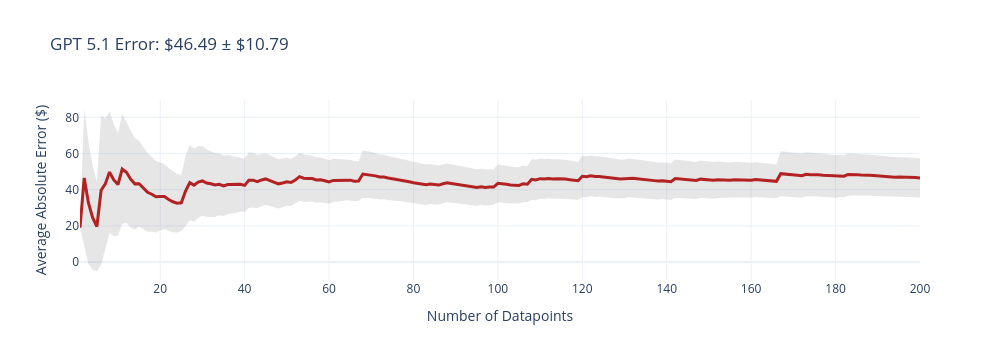
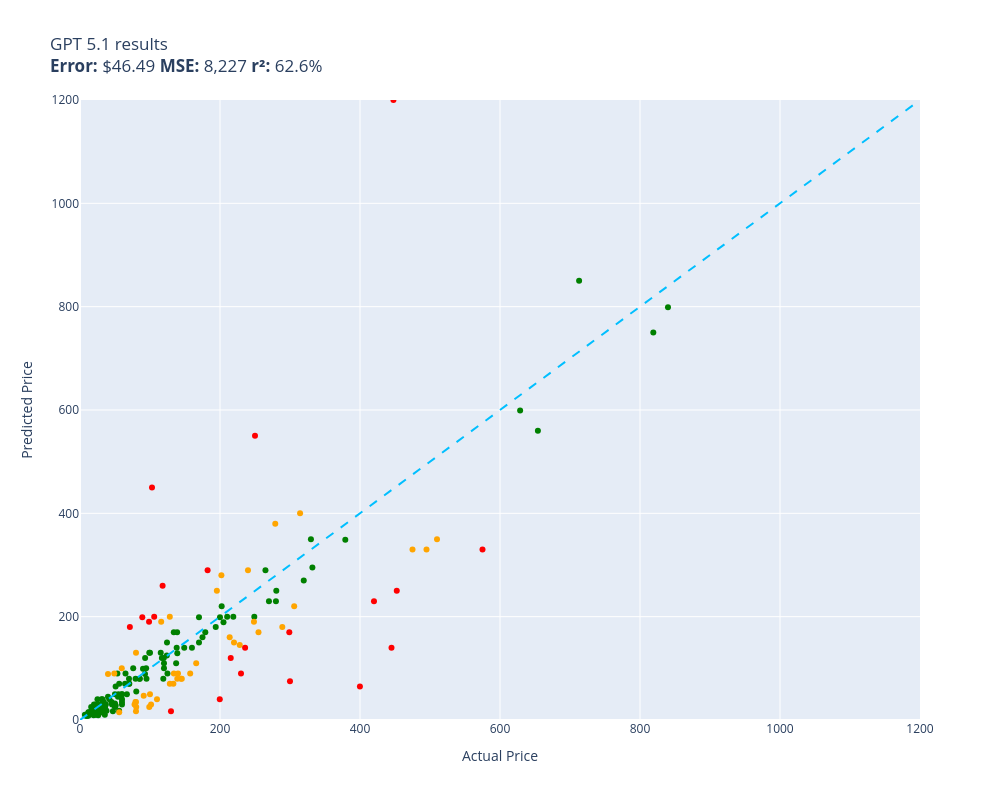

The cell these charts' notebook holds for them, in order:
### Code cell
evaluate(gpt_5__1, test)

### Figure 1 — Plotly figure (JSON) as saved in the notebook; plotly's stock layout.template omitted (floating-point values rounded to 4 significant figures; data arrays with more than 128 entries replaced by an {"elided": "..."} marker saying what was removed)
{"data": [{"fill": "toself", "fillcolor": "rgba(128,128,128,0.2)", "hoverinfo": "skip", "line": {"color": "rgba(255,255,255,0)"}, "name": "95% CI", "showlegend": false, "type": "scatter", "x": {"elided": "400 int values"}, "y": {"elided": "400 float values"}}, {"customdata": {"elided": "200x1 float values"}, "hovertemplate": "n=%{x}<br>Avg Error=$%{y:,.2f}<br>±95% CI=$%{customdata[0]:,.2f}<extra></extra>", "line": {"color": "firebrick", "width": 3}, "mode": "lines", "name": "Cumulative Avg Error", "type": "scatter", "x": {"elided": "200 int values"}, "y": {"elided": "200 float values"}}], "layout": {"height": 360, "showlegend": false, "title": {"text": "GPT 5.1 Error: $46.49 ± $10.79"}, "width": 1000, "xaxis": {"title": {"text": "Number of Datapoints"}}, "yaxis": {"title": {"text": "Average Absolute Error ($)"}}}}

### Figure 2 — Plotly figure (JSON) as saved in the notebook; plotly's stock layout.template omitted (floating-point values rounded to 4 significant figures; data arrays with more than 128 entries replaced by an {"elided": "..."} marker saying what was removed)
{"data": [{"customdata": {"elided": "138x1 str values"}, "hovertemplate": "%{customdata[0]}<extra></extra>", "legendgroup": "green", "marker": {"color": "green", "size": 6, "symbol": "circle"}, "mode": "markers", "name": "green", "orientation": "v", "showlegend": true, "type": "scatter", "x": {"elided": "138 float values"}, "xaxis": "x", "y": {"elided": "138 float values"}, "yaxis": "y"}, {"customdata": [["telpo Headlight Assembly Fit For 15 Camr...\nGuess=$189.99 Actual=$115.99"], ["SuppliesOutlet Compatible Toner Cartridg...\nGuess=$79.99 Actual=$144.29"], ["Panasonic KX-TG6511B DECT 6.0 PLUS Expan...\nGuess=$34.99 Actual=$79.20"], ["Mini PC, Kinupute Desktop Computer E3-12...\nGuess=$329.99 Actual=$495.00"], ["Clementoni 39132.5 Jigsaw Puzzle 1,000 P...\nGuess=$16.99 Actual=$79.95"], ["KOMPUTERBAY 4GB 2X 2GB DDR2 1066MHz PC2-...\nGuess=$24.99 Actual=$80.34"], ["Evergreen HSHB2005 Cylinder Head Gasket ...\nGuess=$99.99 Actual=$59.69"], ["Travelpro Platinum Elite Slim Business L...\nGuess=$159.99 Actual=$213.83"], ["15\" Locking Shower Head Extension Arm in...\nGuess=$34.99 Actual=$79.95"], ["Tidal Front + Rear Fender Flares 4PC Poc...\nGuess=$169.99 Actual=$254.99"], ["Dakota Alert MURS Alert Probe Sensor - M...\nGuess=$149.99 Actual=$219.99"], ["Wenger City Upgrade Laptop Backpack with...\nGuess=$79.99 Actual=$145.42"], ["AUTOFREE LED Tail Lights Assembly Compat...\nGuess=$279.99 Actual=$201.99"], ["KOHLER 18865-CP Filtered Water Faucet, P...\nGuess=$329.99 Actual=$475.00"], ["Diversitech WG840585 Motor, (Ddb) 1/3Hp,...\nGuess=$89.99 Actual=$134.12"], ["MC: Pindicator (Dual Intensity Amber)\nGuess=$89.00 Actual=$40.00"], ["Webcem Solar Shed Light Outdoor Indoor, ...\nGuess=$29.99 Actual=$77.96"], ["Festool 492370 Platin 2 S1000 Grit 6-Inc...\nGuess=$47.00 Actual=$91.00"], ["Western Digital Enterprise RE4-GP 2TB SA...\nGuess=$40.00 Actual=$109.95"], ["VLAND LED Smoked Taillights Compatible F...\nGuess=$289.99 Actual=$239.99"], ["Marvel Legends Series X-Men 6-Inch Archa...\nGuess=$24.99 Actual=$98.95"], ["Kingston Brass KS269SN Kingston Clawfoot...\nGuess=$219.99 Actual=$305.99"], ["Pioneer 2AM401-BN Two Handle Kitchen Fau...\nGuess=$145.00 Actual=$228.22"], ["Grey Pneumatic 1311SD Impact Socket Set\nGuess=$89.99 Actual=$157.43"], ["AC Compressor & A/C Kit For BMW 335i 335...\nGuess=$399.99 Actual=$314.41"], ["DuraGo 29515020 Front Hub Assembly\nGuess=$70.00 Actual=$128.34"], ["MXR Carbon Copy Deluxe Analog Delay Guit...\nGuess=$249.99 Actual=$195.50"], ["Cardone 84-58642 New HEI Electronic Dist...\nGuess=$110.00 Actual=$165.99"], ["New Replacement seat cover fits Yamaha M...\nGuess=$79.99 Actual=$138.95"], ["ROHL WSGUM3018WH Wire Sink Grids, White\nGuess=$200.00 Actual=$128.28"], ["Competition Clutch Disc and Pressure Pla...\nGuess=$349.99 Actual=$510.00"], ["StonKraft Brass Chess Board Game Set wit...\nGuess=$89.99 Actual=$140.00"], ["VIPMOTOZ Sequential Turn Signal Premium ...\nGuess=$379.99 Actual=$278.94"], ["A-Premium Front Suspension Steering Knuc...\nGuess=$89.99 Actual=$48.99"], ["OEM Samsung Remote Control Shipped with ...\nGuess=$14.99 Actual=$56.00"], ["Audio Techinca ATW-T1002 System 10 Handh...\nGuess=$180.00 Actual=$289.00"], ["DuraGo BR5330 Front Vented Disc Brake Ro...\nGuess=$29.99 Actual=$101.51"], ["PowerSport Front Rear Brakes and Rotors ...\nGuess=$189.99 Actual=$248.51"], ["Targus CityGear Durable Backpack, Black,...\nGuess=$69.99 Actual=$133.43"], ["Fitness Center Gym Room Weight Train Dua...\nGuess=$49.99 Actual=$99.99"], ["MonMount Triple Monitor Stand Freestandi...\nGuess=$129.99 Actual=$79.99"]], "hovertemplate": "%{customdata[0]}<extra></extra>", "legendgroup": "orange", "marker": {"color": "orange", "size": 6, "symbol": "circle"}, "mode": "markers", "name": "orange", "orientation": "v", "showlegend": true, "type": "scatter", "x": [116.0, 144.3, 79.2, 495.0, 79.95, 80.34, 59.69, 213.8, 79.95, 255.0, 220.0, 145.4, 202.0, 475.0, 134.1, 40.0, 77.96, 91.0, 110.0, 240.0, 98.95, 306.0, 228.2, 157.4, 314.4, 128.3, 195.5, 166.0, 138.9, 128.3, 510.0, 140.0, 278.9, 48.99, 56.0, 289.0, 101.5, 248.5, 133.4, 99.99, 79.99], "xaxis": "x", "y": [190.0, 79.99, 34.99, 330.0, 16.99, 24.99, 99.99, 160.0, 34.99, 170.0, 150.0, 79.99, 280.0, 330.0, 89.99, 89.0, 29.99, 47.0, 40.0, 290.0, 24.99, 220.0, 145.0, 89.99, 400.0, 70.0, 250.0, 110.0, 79.99, 200.0, 350.0, 89.99, 380.0, 89.99, 14.99, 180.0, 29.99, 190.0, 69.99, 49.99, 130.0], "yaxis": "y"}, {"customdata": [["RBC12-UPC Replacement Battery Cartridge ...\nGuess=$89.95 Actual=$229.99"], ["ACDelco GM Original Equipment FW339 Fron...\nGuess=$120.00 Actual=$215.33"], ["DEWALT 20V MAX* XR Impact Driver with Bl...\nGuess=$249.99 Actual=$452.53"], ["Aolemi Oil Rubbed Bronze Single Function...\nGuess=$189.99 Actual=$98.65"], ["JRready ST6313 DT Deutsch Connector Kit,...\nGuess=$39.99 Actual=$199.68"], ["3D Tree Hole Branches 075 Stair Risers D...\nGuess=$16.99 Actual=$129.99"], ["Sumerain S1339CM Double Handle Widesprea...\nGuess=$139.99 Actual=$235.86"], ["Lighted Triangle Mirror Cabinet Bathroom...\nGuess=$139.99 Actual=$445.00"], ["ANZO USA 111207 GMC SIERRA 99-06 / YUKON...\nGuess=$289.99 Actual=$182.28"], ["Walker Exhaust Ultra EPA 16478 Direct Fi...\nGuess=$329.99 Actual=$574.99"], ["LSI Broadcom SAS 9300-8i 8-port 12Gb/s S...\nGuess=$260.00 Actual=$118.00"], ["Canon Sure Shot 90u 35mm Date Camera\nGuess=$65.00 Actual=$399.89"], ["Mikrotik RB3011UIAS-RM RouterBOARD 10xGi...\nGuess=$170.00 Actual=$299.00"], ["GENUINE VOLVO THERMOSTAT (3.0, 3.2) S60 ...\nGuess=$450.00 Actual=$102.85"], ["CradlePoint Compact Broadband Router (CB...\nGuess=$199.00 Actual=$89.00"], ["Amana Tool - SC587 Carbide Tipped 3-Wing...\nGuess=$179.95 Actual=$71.23"], ["Music Hall pa15.3 MM/MC Phono Preamplifi...\nGuess=$550.00 Actual=$250.00"], ["KUNFINE Android Radio CarPlay & Android ...\nGuess=$199.99 Actual=$106.00"], ["Steering Wheel, Carbon Fiber Automotive ...\nGuess=$1,200.00 Actual=$447.74"], ["Pacific Drums PDCM1618TTRB 16 x 18 Inche...\nGuess=$229.99 Actual=$419.99"], ["HP Laserjet 2100 Laser Printer W/Test Pr...\nGuess=$75.00 Actual=$299.98"]], "hovertemplate": "%{customdata[0]}<extra></extra>", "legendgroup": "red", "marker": {"color": "red", "size": 6, "symbol": "circle"}, "mode": "markers", "name": "red", "orientation": "v", "showlegend": true, "type": "scatter", "x": [230.0, 215.3, 452.5, 98.65, 199.7, 130.0, 235.9, 445.0, 182.3, 575.0, 118.0, 399.9, 299.0, 102.8, 89.0, 71.23, 250.0, 106.0, 447.7, 420.0, 300.0], "xaxis": "x", "y": [89.95, 120.0, 250.0, 190.0, 39.99, 16.99, 140.0, 140.0, 290.0, 330.0, 260.0, 65.0, 170.0, 450.0, 199.0, 179.9, 550.0, 200.0, 1200.0, 230.0, 75.0], "yaxis": "y"}, {"hoverinfo": "skip", "line": {"color": "deepskyblue", "dash": "dash", "width": 2}, "mode": "lines", "name": "y = x", "showlegend": false, "type": "scatter", "x": [0, 1200], "y": [0, 1200]}], "layout": {"height": 800, "legend": {"title": {"text": "color"}, "tracegroupgap": 0}, "showlegend": false, "title": {"text": "GPT 5.1 results<br><b>Error:</b> $46.49 <b>MSE:</b> 8,227 <b>r²:</b> 62.6%"}, "width": 1000, "xaxis": {"anchor": "y", "domain": [0, 1], "range": [0, 1200], "title": {"text": "Actual Price"}}, "yaxis": {"anchor": "x", "domain": [0, 1], "range": [0, 1200], "title": {"text": "Predicted Price"}}}}
